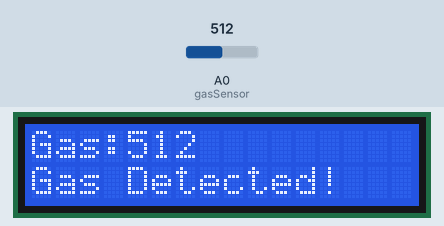
This sketch was run on a simulated Arduino Uno, built with avr-gcc and run on an emulated ATmega328P. On the bench: 16×2 character LCD. Inputs (shaded band) come from the test bench; at power-on: A0 (gasSensor) = 512. What the sketch prints to the serial monitor is not drawn.

Above: at 3.2 s.
3.3 s: A0 (gasSensor) set to 418
At 4.8 s:
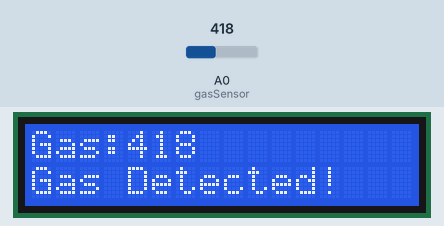
5.6 s: A0 (gasSensor) set to 383
At 6.9 s:
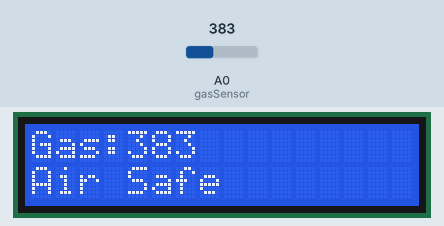
7.7 s: A0 (gasSensor) set to 410
At 9.1 s:
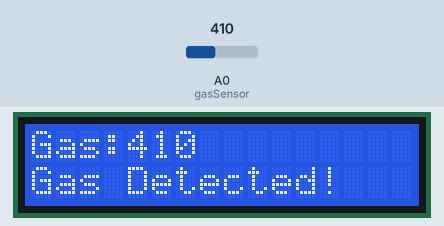
Timing chart, 0 to 10.7 s (numbered marks = the images above; inputs shaded):
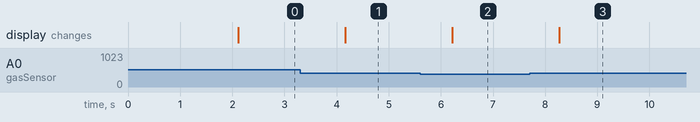

The sketch:

PROGRAM_code.ino
```cpp
#include <Wire.h>
#include <LiquidCrystal_I2C.h>

// LCD address 0x27, 16 columns, 2 rows
LiquidCrystal_I2C lcd(0x27, 16, 2);

int gasSensor = A0;
int gasValue = 0;

void setup() {
  Serial.begin(9600);

  lcd.init();
  lcd.backlight();

  lcd.setCursor(0, 0);
  lcd.print("Gas Detector");
  lcd.setCursor(0, 1);
  lcd.print("System Ready");
  delay(2000);
  lcd.clear();
}

void loop() {
  gasValue = analogRead(gasSensor);

  Serial.print("Gas Value: ");
  Serial.println(gasValue);

  lcd.setCursor(0, 0);
  lcd.print("Gas:");
  lcd.print(gasValue);
  lcd.print("    ");

  lcd.setCursor(0, 1);

  if (gasValue > 400) {
    lcd.print("Gas Detected! ");
  } else {
    lcd.print("Air Safe      ");
  }

  delay(1000);
}
```

Measured:
- the behaviour switches between 401 and 400 on A0 (gasSensor) (found by bisection; images 1 and 2)
- after the input at 3.3 s, the display: changes after 0.87 s (image 1)
- after the input at 5.6 s, the display: changes after 0.62 s (image 2)
- after the input at 7.7 s, the display: changes after 0.57 s (image 3)
